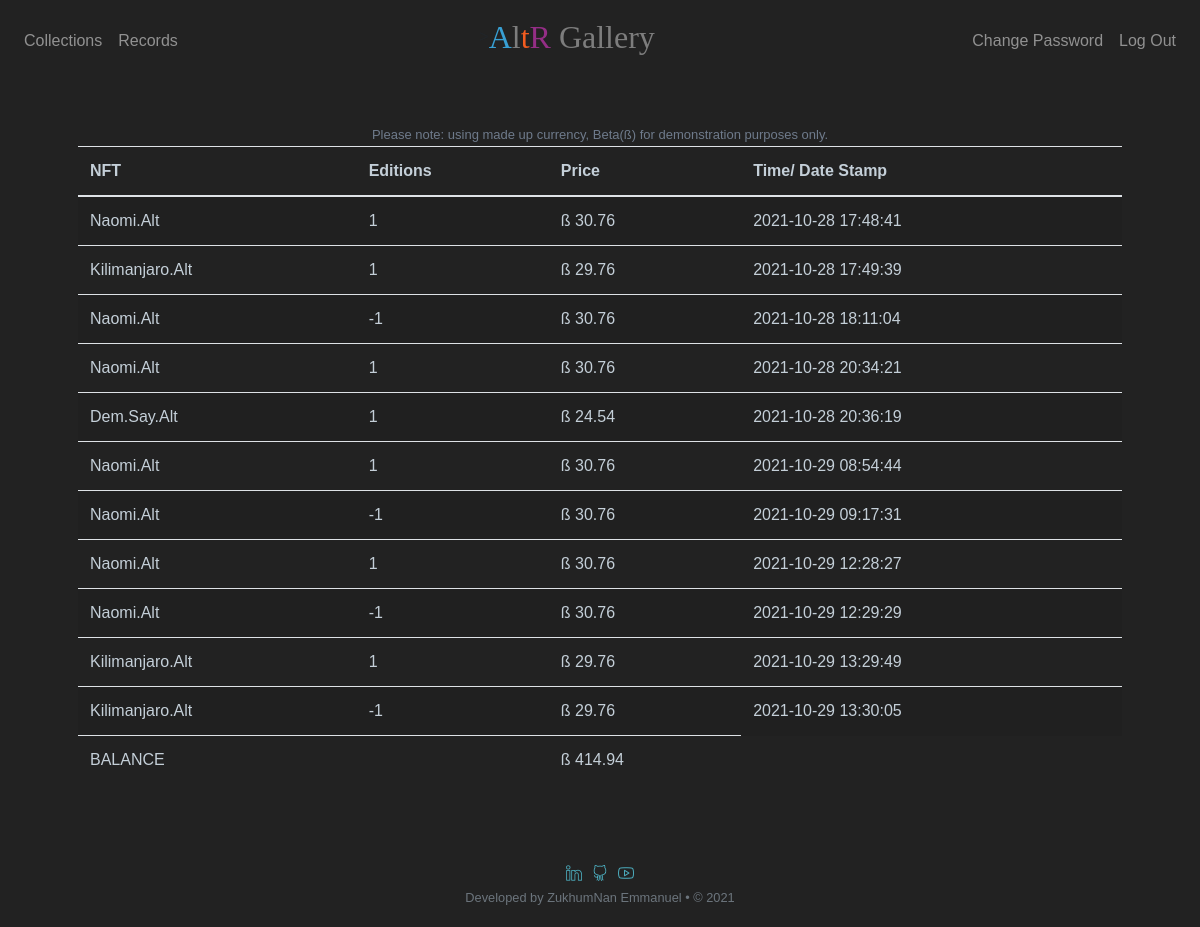
/records (signed in), run on the app's committed database.
### tables this page shows
CREATE TABLE 'purchases' (
    'id' INTEGER PRIMARY KEY AUTOINCREMENT NOT NULL,
    'user_id' INTEGER NOT NULL,
    "NFT" TEXT NOT NULL,
    'price' NUMERIC NOT NULL,
    "edition" INTEGER NOT NULL,
    'transaction' TIMESTAMP DEFAULT CURRENT_TIMESTAMP NOT NULL,
    FOREIGN KEY(user_id) REFERENCES users(id)
);

### app.py (the view)
@app.route("/records")
@login_required
def records():
    rows = db.execute("""SELECT *
                            FROM purchases
                            WHERE user_id = :user_id;""",
                            user_id=session["user_id"])
    portfolio = []
    total_cash = 0
    for row in rows:
        portfolio.append({
            "NFT": row["NFT"],
            "edition": row["edition"],
            "price": usd(row["price"]),
            "transacted": row["transaction"]
        })
    rows = db.execute("SELECT cash FROM users WHERE id=:user_id", user_id=session["user_id"])
    total_cash += rows[0]["cash"]
    return render_template("records.html", purchases=portfolio, cash=usd(rows[0]["cash"]), total=usd(total_cash))

### app.py (called while the page is built)
@app.after_request
def after_request(response):
    response.headers["Cache-Control"] = "no-cache, no-store, must-revalidate"
    response.headers["Expires"] = 0
    response.headers["Pragma"] = "no-cache"
    return response

### helpers.py (called while the page is built)
def login_required(f):
    @wraps(f)
    def decorated_function(*args, **kwargs):
        if session.get("user_id") is None:
            return redirect("/login")
        return f(*args, **kwargs)
    return decorated_function

def usd(value):
    return f"ß {value:,.2f}"

### templates/records.html (shortened to what this page needs)
{% extends "layout.html" %}
{% block main %}
    <table class="table table-striped f_main" style="width:100%">
        <thead style="color: rgb(196, 207, 216);">
            <tr>
              <th>NFT</th>
              <th>Editions</th>
              <th>Price</th>
              <th>Time/ Date Stamp</th>
            </tr>
        </thead>
        <tbody style="color: rgb(196, 207, 216);">
            {% for portfolio in purchases %}
            <tr>
                <td>{{ portfolio.NFT }}</td>
                <td>{{ portfolio.edition }}</td>
                <td>{{ portfolio.price }}</td>
                <td>{{ portfolio.transacted }}</td>
            </tr>
            {% endfor %}
            <tr>
                <td colspan="2">BALANCE</td>
                <td>{{ cash }}</td>
            </tr>
        </tbody>
        <span class="" style="color: rgb(143, 160, 184); font-size: small; font-family: 'Lucida Grande', sans-serif; opacity: 70%;">Please note: using made up currency, Beta(ß) for demonstration purposes only.</span>
    </table>
{% endblock %}

### templates/layout.html (shortened to what this page needs)
<!DOCTYPE html>
<html lang="en">
    <head>
        <link rel="stylesheet" href="https://cdn.jsdelivr.net/npm/bootstrap@4.5.3/dist/css/bootstrap.min.css">
        <link href="/static/styles.css" rel="stylesheet">
        <link href="http://fonts.cdnfonts.com/css/anurati" rel="stylesheet">
        <link href="/static/simple-line-icons/css/simple-line-icons.css" rel="stylesheet" type="text/css">
    </head>
    <body>
        <nav class="navbar navbar-expand-md navbar-dark bg " style="background-color: #222;">
            <div class="collapse navbar-collapse" id="navbar">
                {% if session.user_id %}
                    <ul class="navbar-nav mr-auto mt-2">
                        <li class="nav-item"><a class="nav-link" href="/collections">Collections</a></li>
                        <li class="nav-item"><a class="nav-link" href="/records">Records</a></li>
                    </ul>
            </div>>
            <div class="pss"><a style= 'font-family: Anurati;' class="navbar-brand" href="/"><span class="blue">A</span><span class="red">l</span><span class="yellow">t</span><span class="green">R</span> <span class="red">Gallery</span></a></div>
            <div class="collapse navbar-collapse" id="navbar">
                    <ul class="navbar-nav ml-auto mt-2">
                        <li class="nav-item"><a class="nav-link" href="/settings">Change Password</a></li>
                        <li class="nav-item"><a class="nav-link" href="/logout">Log Out</a></li>
                    </ul>
                {% else %}
                    <ul class="navbar-nav ml-auto mt-2">
                        <li class="nav-item"><a class="nav-link" href="/register">Register</a></li>
                        <li class="nav-item"><a class="nav-link" href="/login">Log In</a></li>
                    </ul>
                {% endif %}
            </div>
        </nav>
        <main class="container p-5">
            {% block main %}{% endblock %}
        </main>
        <footer class="text-center text-muted space" style="font-family: 'helvetica', sans-serif;">
            <div class="row d-flex justify-content-center flex-nowrap">
                <ul class="list-inline row">
                    <li><a href="https://www.linkedin.com/in/zukhumnan-emmanuel-a1629b85/" target="_blank" class="social-icons"><i class="icon-social-linkedin"></i></a></li>
                    <li><a href="https://github.com/zukemon" target="_blank" class="social-icons"><i class="icon-social-github"></i></a></li>
                    <li><a href="https://www.youtube.com/channel/UC_Ek7-acBpjqBPV4Pr9Yv0A" target="_blank" class="social-icons"><i class="icon-social-youtube"></i></a></li>
                </ul>
            </div>
            <div class="small text-center text-muted space">
                Developed by ZukhumNan Emmanuel • © 2021
            </div>
        </footer>
    </body>
</html>

### static/styles.css (style rules this page uses)
nav .navbar-brand { font-size: xx-large; }
nav .navbar-brand .blue { color: #38a0d4; }
nav .navbar-brand .red { color: #7d7d7d; }
nav .navbar-brand .yellow { color: #f35c20; }
nav .navbar-brand .green { color: #942e86; }
.navbar-nav.mr-auto.mt-2 li a { -webkit-highlight-color: aqua; }
main { overflow-x: auto; text-align: center; }
.f_main { overflow-x: auto; text-align: left; }
body { font-family: 'Anurati', sans-serif !important; background-color: #222; }
:root { color-scheme: light dark; --background-color: #fff; --secondary-background-color: #f7f7f7; --color-blue: #049EF4; --text-color: #444; --secondary-text-color: #9e9e9e; --font-size: 16px; --line-height: 26px; --border-style: 1px solid #E8E8E8; --header-height: 48px; --panel-width: 300px; --panel-padding: 16px; --icon-size: 20px; }
.space { margin-bottom : 20px; }
.list-inline { padding-left: 0; margin-left: -5px; list-style: none; }
[class^="icon"] { width: 50px; height: 50px; position: relative; top: 15px; margin-right: 10px; fill: #fff; color:rgb(76, 172, 189); }

### data on the page
purchases: NFT "Naomi.Alt", edition "1", price "ß 30.76", transacted "2021-10-28 17:48:41"
purchases: NFT "Kilimanjaro.Alt", edition "1", price "ß 29.76", transacted "2021-10-28 17:49:39"
purchases: NFT "Naomi.Alt", edition "-1", price "ß 30.76", transacted "2021-10-28 18:11:04"
purchases: NFT "Naomi.Alt", edition "1", price "ß 30.76", transacted "2021-10-28 20:34:21"
purchases: NFT "Dem.Say.Alt", edition "1", price "ß 24.54", transacted "2021-10-28 20:36:19"
purchases: NFT "Naomi.Alt", edition "1", price "ß 30.76", transacted "2021-10-29 08:54:44"
purchases: NFT "Naomi.Alt", edition "-1", price "ß 30.76", transacted "2021-10-29 09:17:31"
purchases: NFT "Naomi.Alt", edition "1", price "ß 30.76", transacted "2021-10-29 12:28:27"
purchases: NFT "Naomi.Alt", edition "-1", price "ß 30.76", transacted "2021-10-29 12:29:29"
purchases: NFT "Kilimanjaro.Alt", edition "1", price "ß 29.76", transacted "2021-10-29 13:29:49"
purchases: NFT "Kilimanjaro.Alt", edition "-1", price "ß 29.76", transacted "2021-10-29 13:30:05"

### other printed values
{{ cash }} "ß 414.94"
